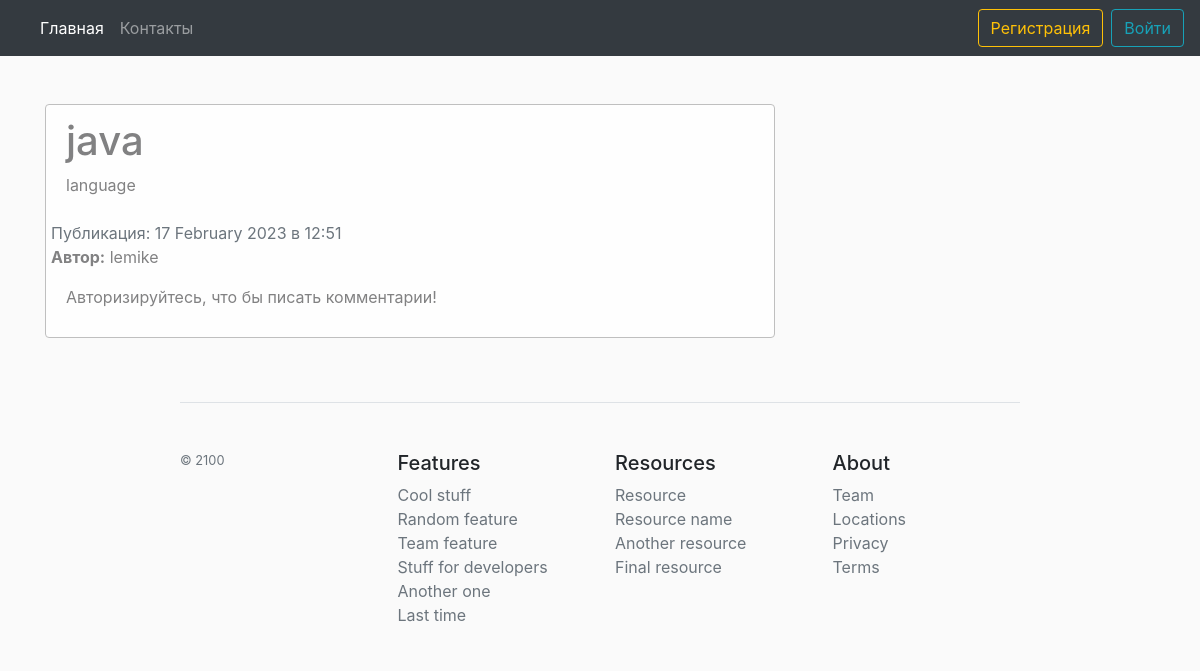
The app's page /main/post/11 with its own data.
### main/models.py (models this page shows, shortened)
class Post(models.Model):
    TYPES = (
        ('01', 'Танки'),
        ('02', 'Хилы'),
        ('03', 'ДД'),
        ('04', 'Торговцы'),
        ('05', 'Гилдмастеры'),
        ('06', 'Квестгиверы'),
        ('07', 'Кузнецы'),
        ('08', 'Кожевники'),
        ('09', 'Зельевары'),
        ('10', 'Мастера заклинаний')
    )
    author = models.ForeignKey(User, on_delete=models.CASCADE)
    date = models.DateTimeField(auto_now_add=True)
    category = models.CharField(max_length=2, choices=TYPES, default='01')
    title = models.CharField(max_length=200)
    content = RichTextUploadingField(blank=True, null=True)
    def __str__(self):
        return f'{self.title[:20]} ----> id:{self.id}'

### main/views.py (the view)
# urls.py: path('post/<int:pk>', views.DetailPostView.as_view(), name='post-detail'),
class DetailPostView(DetailView):
    model = Post
    template_name = 'main/detail-post.html'
    context_object_name = 'news'
    def get_context_data(self, **kwargs):
        context = super().get_context_data(**kwargs)
        auth_user = self.request.user
        context['auth_user'] = auth_user
        context['title'] = Post.objects.get(pk=self.kwargs['pk'])
        return context

### main/templates/main/detail-post.html (shortened to what this page needs)
{% extends 'main/base.html' %}
{% block content %}
    <div class="alert alert-light">
      <h1>{{ object.title }}</h1>
      <p>{{ object.content|safe }}</p>
      <div class="row">
        <div class="mt-2">
          <span class="text-muted">Публикация: {{ object.date|date:"d E Y в H:i" }}</span>
          <p><b>Автор:</b> {{ object.author }}</p>
        </div>
      </div>
      {% if not user.is_authenticated %}
        <p>Авторизируйтесь, что бы писать комментарии!</p>
      {% else %}
        <hr>
        <a href="{% url 'comment-add' %}" class="btn btn-info"> Написать комментарий </a>
      {% endif %}
    </div>
{% endblock %}

### main/static/main/main.css (style rules this page uses)
body { background: #fafafa; }
.alert-light { border-color: #bfbfbf; }

### records on screen
Post: title "java", content "language", date "17 February 2023 в 12:51", author "lemike"
